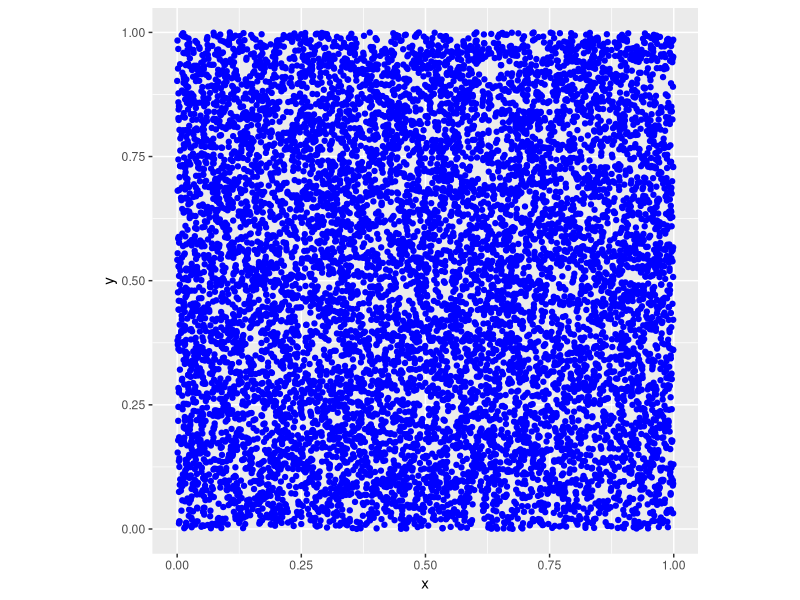
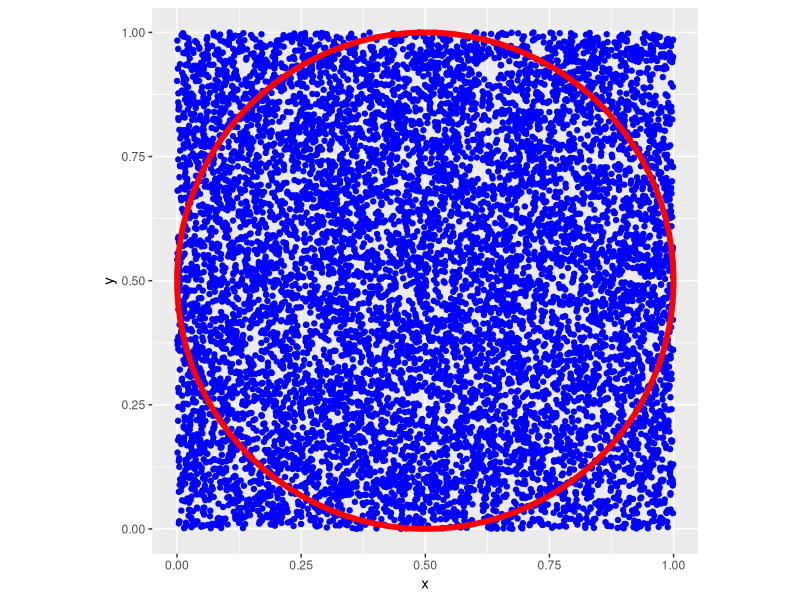

Generate these figures, in order, with R:
# The drunkard's dartboard 
# see: 
#https://eight2late.wordpress.com/2011/02/25/the-drunkard%E2%80%99s-dartboard-an-intuitive-explanation-of-monte-carlo-methods/

trials <- function(n=1000){
  trials_df <- data.frame("x"=runif(n),"y"=runif(n))
  return (trials_df)
}

trials_df <- trials(n=10000)

hit <- function(x,y){
  return (ifelse((x-0.5)^2 + (y-0.5)^2 < 0.25, 1, 0))
}


hits_df <- hit(trials_df$x, trials_df$y)

estimated_area <- sum(hits_df)/length(hits_df)

estimated_area

library(ggplot2)

# plot hits
p <- ggplot() + 
  geom_point(data=trials_df,aes(x,y),color="blue") +
  coord_fixed(ratio = 1)
p

# plot dartboard

circle <- function(centre = c(0.5,0.5),radius = 0.5, npoints = 100){
  tt <- seq(0,2*pi,length.out = npoints)
  xx <- centre[1] + radius * cos(tt)
  yy <- centre[2] + radius * sin(tt)
  return(data.frame(x = xx, y = yy))
}

dartboard <- circle()

p <- p + geom_path(dartboard,mapping=aes(x=x,y=y), color="red", size=2)
p
